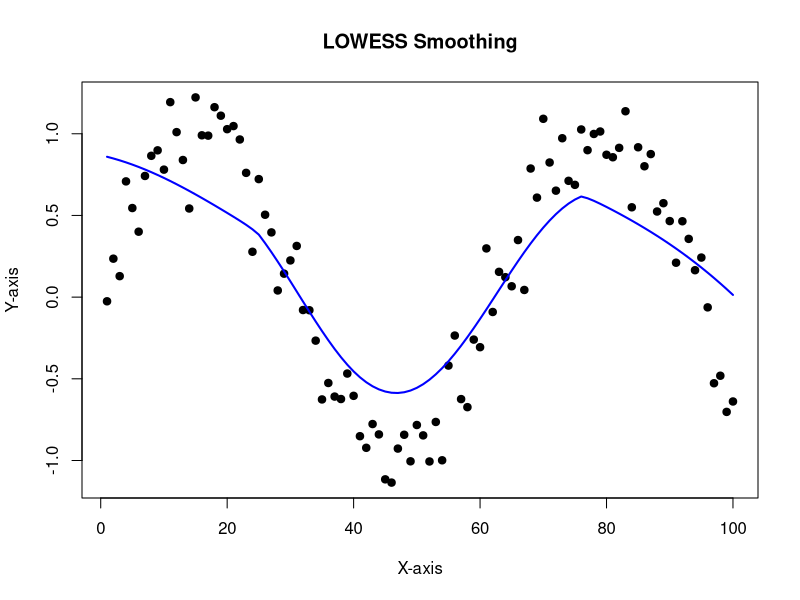
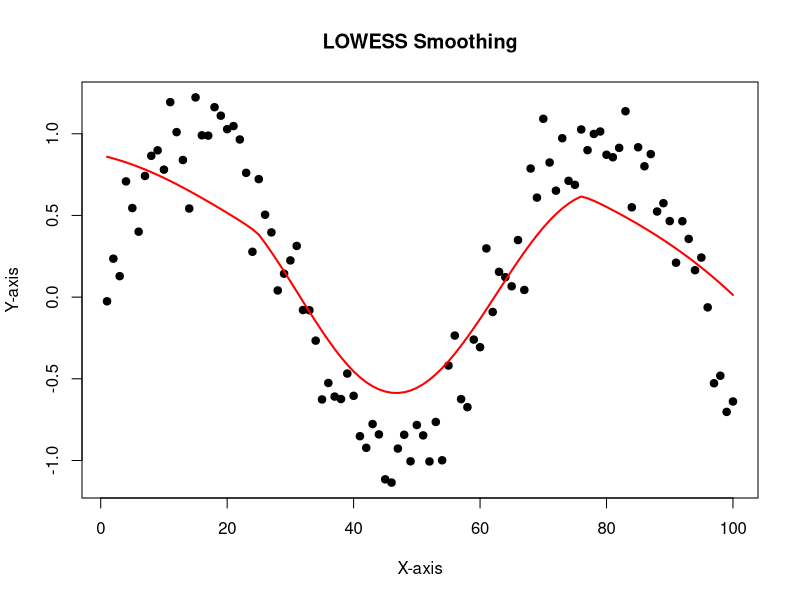

The R script that drew these images, in order:
## ---- chunk 1
#set seed to 1
set.seed(1)

#Generate simulated data 
n <- 100
x <- seq(1:n)
e <- rnorm(n, mean = 0 , sd = 0.2)
y <- sin(x/10) + e

#Implement the LOWESS Algorithm
customLowess <- function(x, y, f)
{
  nobs <-  length(x)
  smoothed_y <- numeric(nobs) #Initialize storage for smoothed y values 
  
  #determine k = number of closest neighbors based on the bandwidth (f)
  k = floor(f * nobs)
  
  #compute weights 
  #Calculate dmax 
  for (i in 1:n){
    #caclulate distance from current point 
    dist = abs(x - x[i]) #distance vector
    sort_dist_indices <-  order(dist) #give indices of sorted distance in ascending order 
    
    #find k closest neighbours 
    near_indices <- sort_dist_indices[1:k] #By taking the first k of these sorted indices, we get the indices of the nearest points
    
    #find corresponding co-ord for nearest neighbour points 
    x_neighbours <-  x[near_indices]#closest points are at those indices
    y_neighbours <-  y[near_indices]
    nearest_dist <- dist[near_indices]
    
    #Compute weights
    d_max <- max(nearest_dist)
    wj <- (1-(abs(nearest_dist)/d_max)^3)^3
    wj[abs(nearest_dist) >= d_max] <- 0 #condition is TRUE, the corresponding weight in the weights vector is set to 0
    
    X <- cbind(1, x_neighbours)
    W <- diag(wj) # Create diagonal weight matrix  
    
    #regression estimates
    beta_hat <- solve(t(X) %*% W %*% X) %*% t(X) %*% W %*% y_neighbours
    
    smoothed_y[i] <- beta_hat[1] + beta_hat[2] %*% x[i]
    
  }
  return(list(x = x, smoothed_y =  smoothed_y))
}

## ---- chunk 2
result <- customLowess(x, y, f = 0.5)

# Plot the original data  
plot(y ~ x, main = "LOWESS Smoothing", xlab = "X-axis", ylab = "Y-axis", pch = 19) 

#add lowess line 
lines(result$x, result$smoothed_y, col = 'blue', lwd = 2)
## ---- chunk 3
# Plot the original data  
plot(y ~ x, main = "LOWESS Smoothing", xlab = "X-axis", ylab = "Y-axis", pch = 19) 

lines(lowess(x, y, f=0.5, iter = 0),col = 'red', lwd = 2)
